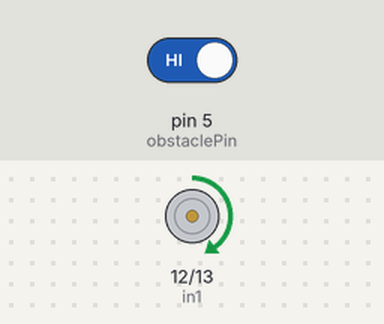
Bench run of a sketch on a simulated Arduino Uno, built with avr-gcc and run on an emulated ATmega328P. Parts: motor-driver pin pairs drawn as motors (green arrow = first pin HIGH = forward, orange = second pin HIGH = backward, longer = more drive, scaled by the enable pin). Inputs (shaded band) come from the test bench; at power-on: pin 5 (obstaclePin) HIGH.

Above: at 1.8 s.
1.9 s: pin 5 (obstaclePin) driven LOW
At 3.2 s:
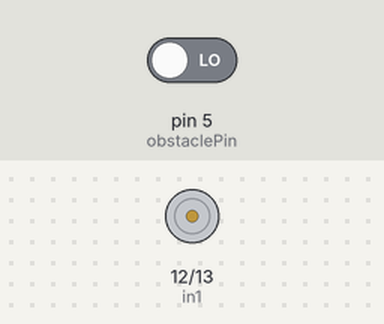
At 5.5 s:
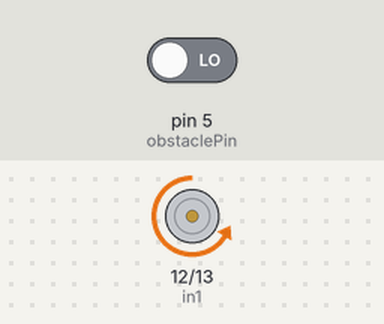
Timing chart, 0 to 12.4 s (numbered marks = the images above; inputs shaded):
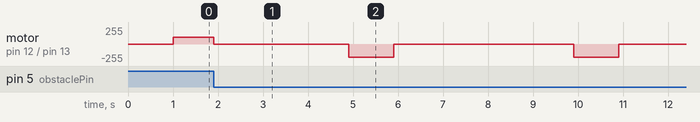

The sketch:

dc_drill_test.ino
```cpp
int enA = 11;
int in1 = 12;
int in2 = 13;
int obstaclePin = 5;
int hasObstacle = HIGH;

void setup() {


  pinMode(obstaclePin, INPUT);
  Serial.begin(9600);

//DC
  pinMode(enA, OUTPUT);
  pinMode(in1, OUTPUT);
  pinMode(in2, OUTPUT);

  // Turn off motors - Initial state
  digitalWrite(in1, LOW);
  digitalWrite(in2, LOW);

}


void directionControl()
{


  digitalWrite(in1, LOW);
  digitalWrite(in2, LOW);
  delay(1000);
 //************************************
  analogWrite(enA, 100);
  digitalWrite(in1, HIGH);
  digitalWrite(in2, LOW);

  for(int i=1; i!=0; i++)
  {

  hasObstacle = digitalRead(obstaclePin);
  if (hasObstacle == LOW)
  {

   digitalWrite(in1, LOW);
  digitalWrite(in2, LOW);
  delay(3000);
 //************************************
  analogWrite(enA, 200);
  digitalWrite(in1, LOW);
  digitalWrite(in2, HIGH);
  delay(1000);
  digitalWrite(in1, LOW);
  digitalWrite(in2, LOW);
  delay(1000);
 i=0;

  }
  }

/*

   if(digitalRead(IRSensor)==HIGH)      //Check the sensor output
  {

    digitalWrite(in1, LOW);
  digitalWrite(in2, LOW);
  delay(1000);
 //************************************
  analogWrite(enA, 150);
  digitalWrite(in1, HIGH);
  digitalWrite(in2, LOW);

  }
  else //if(digitalRead(IRSensor)==HIGH)
  {
    digitalWrite(in1, LOW);
  digitalWrite(in2, LOW);
  delay(2000);
 //************************************
  analogWrite(enA, 150);
  digitalWrite(in1, LOW);
  digitalWrite(in2, HIGH);
  delay(1000);
  }
  delay(100);


  /*


  digitalWrite(in1, LOW);
  digitalWrite(in2, LOW);
  delay(1000);
 //************************************
  analogWrite(enA, 150);
  digitalWrite(in1, HIGH);
  digitalWrite(in2, LOW);
  delay(500);
 //************************************
 digitalWrite(in1, LOW);
  digitalWrite(in2, LOW);
  delay(2000);
 //************************************
  analogWrite(enA, 255);
  digitalWrite(in1, LOW);
  digitalWrite(in2, HIGH);
  delay(1000);
 //************************************
  digitalWrite(in1, LOW);
  digitalWrite(in2, LOW);
  delay(500);
*/

}


void loop()
{

directionControl();
delay(200000);


}
```

Measured:
- after the input at 1.9 s, motor on pin 12 (in1) / pin 13 (in2): goes stopped 3.0 s, backward 200/255 1.0 s, stopped 4.0 s, backward 200/255 1.0 s, then stopped, starting at once
